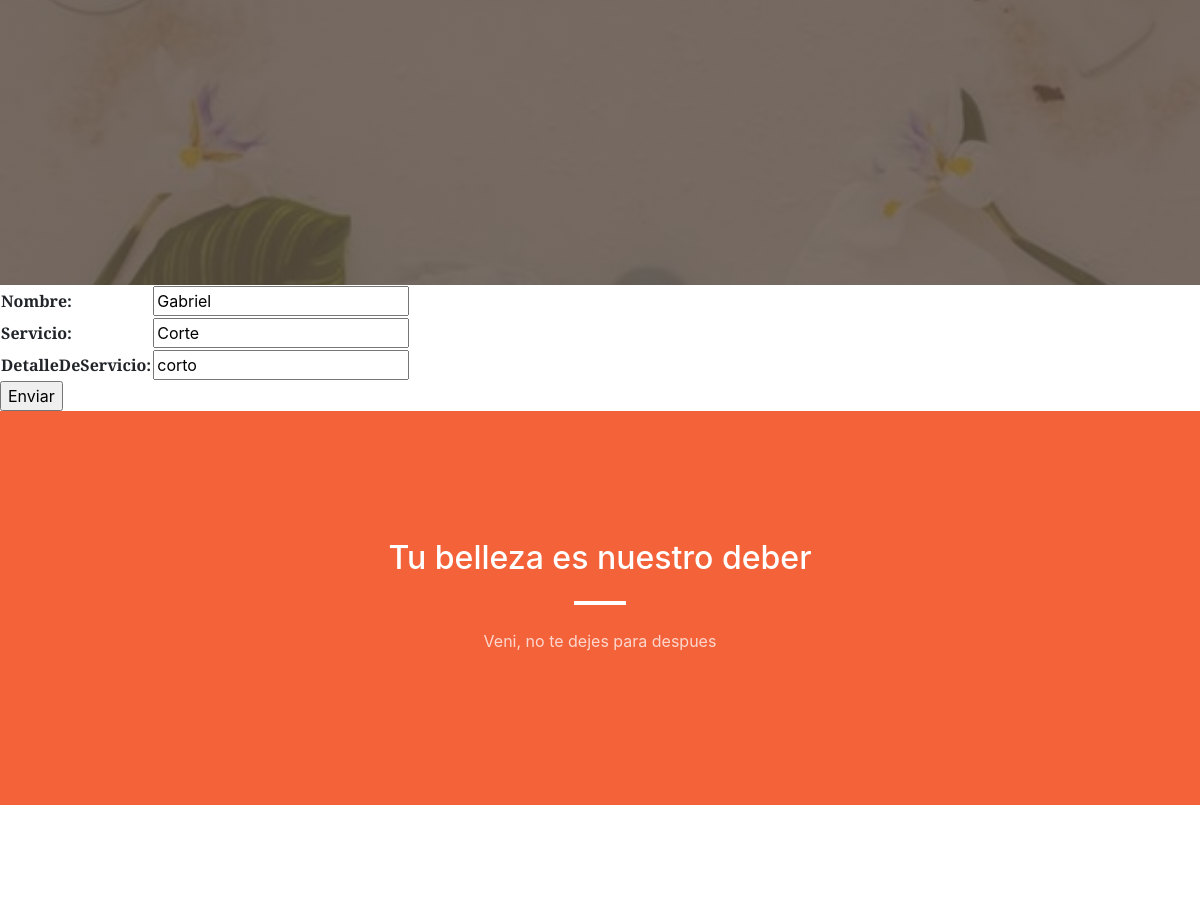
Before: /inicio/servicios/update/6 (middle part) with the older database file.
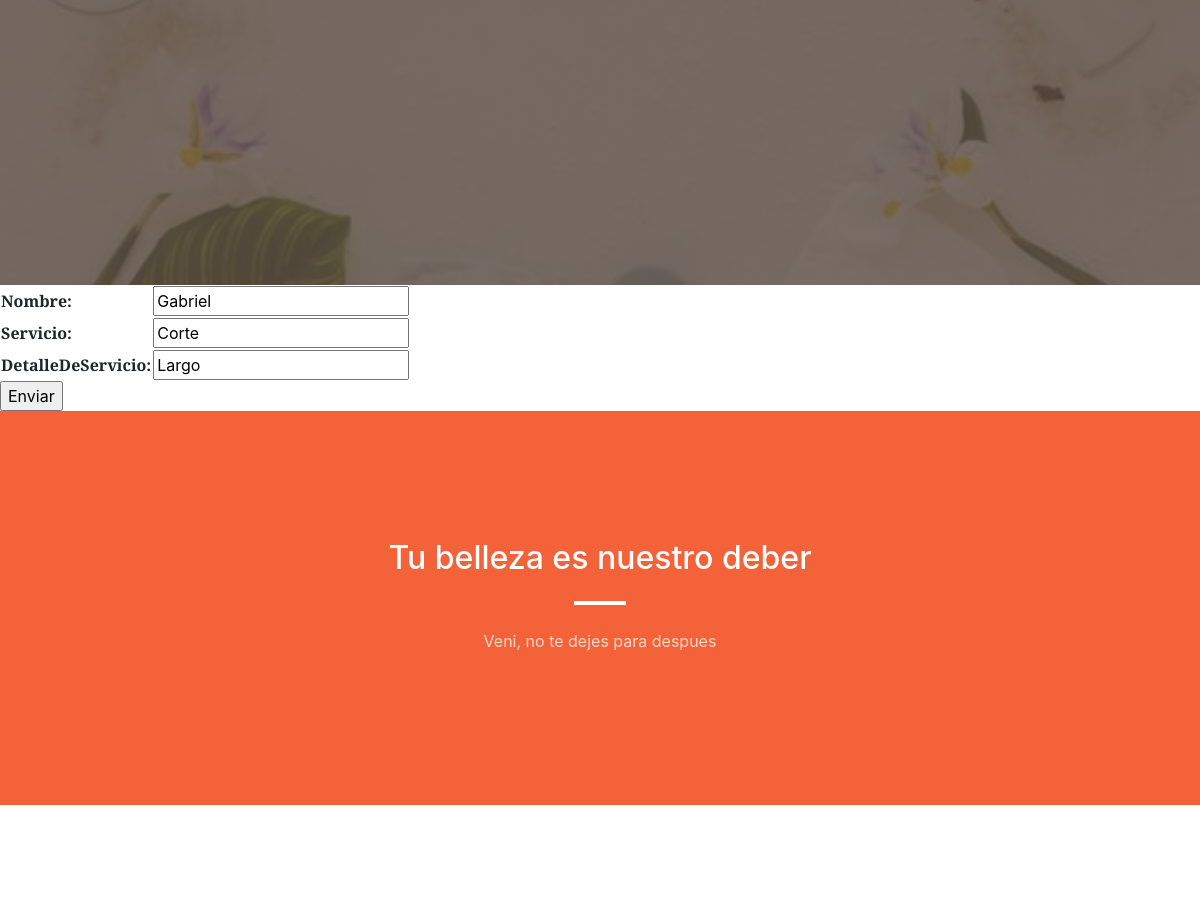
After: the same page with the newer database file.
### AppCoder/models.py (models this page shows, shortened)
class Servicios(Model):
    nombre = CharField(max_length=40)
    servicio = CharField(max_length=40)
    detalleDeServicio = CharField(max_length=40)

### AppCoder/views.py (the view)
# urls.py: path('servicios/update/<pk>', ServiciosUpdateView.as_view(), name='servicios_update'),
class  ServiciosUpdateView(UpdateView):
     model=  Servicios
     success_url= reverse_lazy('servicios')
     fields =['nombre', 'servicio', 'detalleDeServicio' ]
     template_name = 'AppCoder/servicios_form.html'

### templates/AppCoder/servicios_form.html (shortened to what this page needs)
{% extends 'AppCoder/padre.html' %}
{% block contenidoQueCambia %}
    <form action="" method="POST">
    <table>
        {{ form.as_table }}
    </table>
    <input type="submit" value="Enviar">
    </form>
{% endblock %}

Changed rows visible on the page:
changed Servicios "Gabriel": detalleDeServicio "corto" → "Largo"
